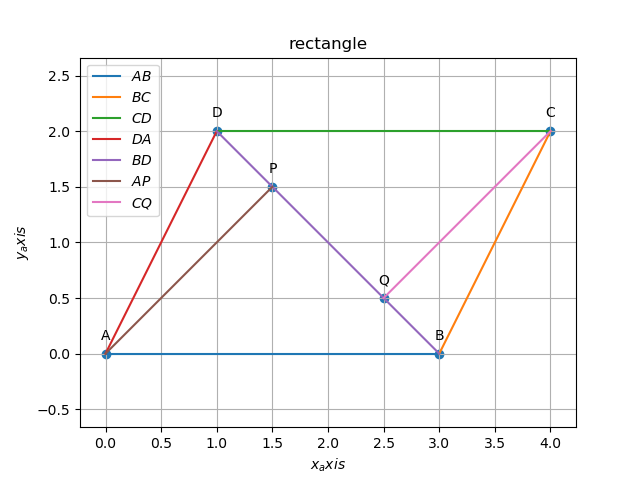

The Python source for this figure:
import math
import numpy as np
import matplotlib.pyplot as plt
from numpy import linalg as LA
import subprocess
import shlex
def line_gen(A,B):
   len =10
   dim = A.shape[0]
   x_AB = np.zeros((dim,len))
   lam_1 = np.linspace(0,1,len)
   for i in range(len):
     temp1 = A + lam_1[i]*(B-A)
     x_AB[:,i]= temp1.T
   return x_AB

def dir_vec(A,B):
   return B-A
def norm_vec(A,B):
   return np.matmul(omat, dir_vec(A,B))

a = 1
b = 2
c = 3
#given points
A = np.array(([0,0]))
B = np.array(([c,0]))
C = np.array(([c+a,b]))
D = np.array(([a,b]))
m = b/(a-c)
s = -(c+a+m*b)
P = np.array(([(m**2)*c/(1+m**2),-c*m/(1+m**2)]))
Q = np.array(([((m**2)*c-s)/(1+m**2),-(c+s)*m/(1+m**2)]))

m_1 = A-P
m_2 = P-B
m_3 = A-B
n_1 = C-Q
n_2 = Q-D
n_3 = C-D

f1 = np.linalg.norm(B-P)
f2 = np.linalg.norm(A-B)
e1 = np.linalg.norm(Q-D)
e2 = np.linalg.norm(C-D)
dp1 = np.dot(m_2/f1,m_3/f2)
dp2 = np.dot(n_2/e1,n_3/e2)
an1 = np.arccos(dp1)
an2 = np.arccos(dp2)
#lines generation
x_AB = line_gen(A,B)
x_BC = line_gen(B,C)
x_CD = line_gen(C,D)
x_DA = line_gen(D,A)
x_BD = line_gen(D,B)
x_AP = line_gen(A,P)
x_CQ = line_gen(C,Q)
#plotting all the lines
plt.plot(x_AB[0,:],x_AB[1,:],label='$AB$')
plt.plot(x_BC[0,:],x_BC[1,:],label='$BC$')
plt.plot(x_CD[0,:],x_CD[1,:],label='$CD$')
plt.plot(x_DA[0,:],x_DA[1,:],label='$DA$')
plt.plot(x_BD[0,:],x_BD[1,:],label='$BD$')
plt.plot(x_AP[0,:],x_AP[1,:],label='$AP$')
plt.plot(x_CQ[0,:],x_CQ[1,:],label='$CQ$')

l1 = np.linalg.norm(A-P)
l2 = np.linalg.norm(Q-C)
if (round(l1,4) == round(l2,4)) and (round(an1) == round(an2)) and (abs(round(m_1@m_2)) == abs(round(n_1@n_2))):
   print(" (i) AP = CQ" , end = "")
   print(" (ii) Triangle APB is congurrent to Triangle DQC")
#Labeling the coordinates
tri_coords = np.vstack((A,B,C,D,P,Q)).T
plt.scatter(tri_coords[0,:], tri_coords[1,:])
vert_labels = ['A','B','C','D','P','Q']
for i, txt in enumerate(vert_labels):
    plt.annotate(txt, # this is the text
                 (tri_coords[0,i], tri_coords[1,i]), # this is the point to label
                 textcoords="offset points", # how to position the text
                 xytext=(0,10), # distance from text to points (x,y)
                 ha='center') # horizontal alignment can be left, right or center
plt.xlabel('$x_axis$')
plt.ylabel('$y_axis$')
plt.legend(loc='best')
plt.grid() # minor
plt.axis('equal')
plt.title('rectangle')
#if using termux
#plt.savefig('/sdcard/Linearalgebra/par.pdf')
#subprocess.run(shlex.split("termux-open '/storage/emulated/0/github/cbse-papers/2020/math/10/solutions/figs/matrix-10-2.pdf'")) 
#else
plt.show()
